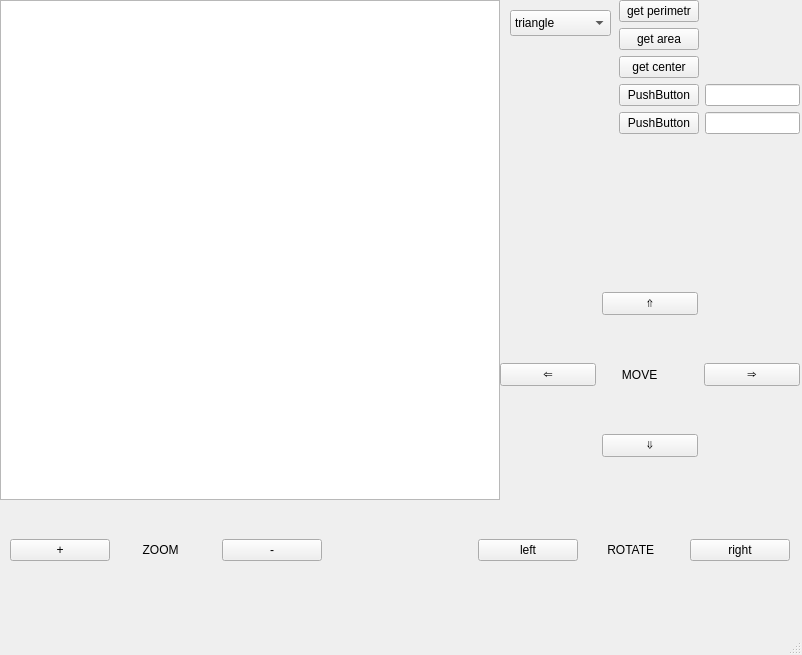
<?xml version="1.0" encoding="UTF-8"?>
<ui version="4.0">
 <class>MainWindow</class>
 <widget class="QMainWindow" name="MainWindow">
  <property name="geometry">
   <rect>
    <x>0</x>
    <y>0</y>
    <width>802</width>
    <height>655</height>
   </rect>
  </property>
  <property name="windowTitle">
   <string>MainWindow</string>
  </property>
  <widget class="QWidget" name="centralwidget">
   <widget class="QComboBox" name="comboBox">
    <property name="geometry">
     <rect>
      <x>510</x>
      <y>10</y>
      <width>101</width>
      <height>26</height>
     </rect>
    </property>
    <property name="maxVisibleItems">
     <number>11</number>
    </property>
    <item>
     <property name="text">
      <string>triangle</string>
     </property>
    </item>
    <item>
     <property name="text">
      <string>canve</string>
     </property>
    </item>
    <item>
     <property name="text">
      <string>circle</string>
     </property>
    </item>
    <item>
     <property name="text">
      <string>ellips</string>
     </property>
    </item>
    <item>
     <property name="text">
      <string>rhombus</string>
     </property>
    </item>
    <item>
     <property name="text">
      <string>rectangle</string>
     </property>
    </item>
    <item>
     <property name="text">
      <string>square</string>
     </property>
    </item>
    <item>
     <property name="text">
      <string>hexagon</string>
     </property>
    </item>
    <item>
     <property name="text">
      <string>5-pointed star</string>
     </property>
    </item>
    <item>
     <property name="text">
      <string>6-pointed star</string>
     </property>
    </item>
    <item>
     <property name="text">
      <string>8-pointed star</string>
     </property>
    </item>
   </widget>
   <widget class="QGraphicsView" name="graphicsView">
    <property name="geometry">
     <rect>
      <x>0</x>
      <y>0</y>
      <width>500</width>
      <height>500</height>
     </rect>
    </property>
    <property name="sizePolicy">
     <sizepolicy hsizetype="Fixed" vsizetype="Fixed">
      <horstretch>0</horstretch>
      <verstretch>0</verstretch>
     </sizepolicy>
    </property>
    <property name="tabletTracking">
     <bool>false</bool>
    </property>
    <property name="verticalScrollBarPolicy">
     <enum>Qt::ScrollBarAlwaysOff</enum>
    </property>
    <property name="horizontalScrollBarPolicy">
     <enum>Qt::ScrollBarAlwaysOff</enum>
    </property>
    <property name="sizeAdjustPolicy">
     <enum>QAbstractScrollArea::AdjustIgnored</enum>
    </property>
    <property name="sceneRect">
     <rectf>
      <x>0.000000000000000</x>
      <y>0.000000000000000</y>
      <width>0.000000000000000</width>
      <height>0.000000000000000</height>
     </rectf>
    </property>
   </widget>
   <widget class="QWidget" name="formWidget" native="true">
    <property name="geometry">
     <rect>
      <x>619</x>
      <y>0</y>
      <width>181</width>
      <height>251</height>
     </rect>
    </property>
    <layout class="QFormLayout" name="formLayout">
     <item row="1" column="0">
      <widget class="QPushButton" name="get_area">
       <property name="text">
        <string>get area</string>
       </property>
      </widget>
     </item>
     <item row="0" column="0">
      <widget class="QPushButton" name="get_perimetr">
       <property name="text">
        <string>get perimetr</string>
       </property>
      </widget>
     </item>
     <item row="0" column="1">
      <widget class="QLabel" name="perimetrLabel">
       <property name="text">
        <string/>
       </property>
      </widget>
     </item>
     <item row="1" column="1">
      <widget class="QLabel" name="areaLabel">
       <property name="text">
        <string/>
       </property>
      </widget>
     </item>
     <item row="2" column="0">
      <widget class="QPushButton" name="get_center">
       <property name="text">
        <string>get center</string>
       </property>
      </widget>
     </item>
     <item row="2" column="1">
      <widget class="QLabel" name="centerofgravity">
       <property name="text">
        <string/>
       </property>
      </widget>
     </item>
     <item row="3" column="0">
      <widget class="QPushButton" name="speshialButton1">
       <property name="text">
        <string>PushButton</string>
       </property>
      </widget>
     </item>
     <item row="4" column="0">
      <widget class="QPushButton" name="speshialButton2">
       <property name="text">
        <string>PushButton</string>
       </property>
      </widget>
     </item>
     <item row="3" column="1">
      <widget class="QLineEdit" name="parametr1"/>
     </item>
     <item row="4" column="1">
      <widget class="QLineEdit" name="parametr2">
       <property name="text">
        <string/>
       </property>
      </widget>
     </item>
    </layout>
   </widget>
   <widget class="QWidget" name="gridWidget" native="true">
    <property name="geometry">
     <rect>
      <x>500</x>
      <y>250</y>
      <width>300</width>
      <height>250</height>
     </rect>
    </property>
    <layout class="QGridLayout" name="gridLayout">
     <item row="0" column="1">
      <widget class="QPushButton" name="moveUp">
       <property name="text">
        <string>⇑</string>
       </property>
      </widget>
     </item>
     <item row="1" column="1">
      <widget class="QLabel" name="label">
       <property name="text">
        <string>      MOVE</string>
       </property>
      </widget>
     </item>
     <item row="1" column="0">
      <widget class="QPushButton" name="moveLeft">
       <property name="text">
        <string>⇐</string>
       </property>
      </widget>
     </item>
     <item row="1" column="2">
      <widget class="QPushButton" name="moveRigth">
       <property name="text">
        <string>⇒</string>
       </property>
      </widget>
     </item>
     <item row="2" column="1">
      <widget class="QPushButton" name="moveDown">
       <property name="text">
        <string>⇓</string>
       </property>
      </widget>
     </item>
    </layout>
   </widget>
   <widget class="QWidget" name="horizontalWidget" native="true">
    <property name="geometry">
     <rect>
      <x>0</x>
      <y>500</y>
      <width>800</width>
      <height>100</height>
     </rect>
    </property>
    <layout class="QHBoxLayout" name="horizontalLayout">
     <property name="leftMargin">
      <number>10</number>
     </property>
     <property name="rightMargin">
      <number>10</number>
     </property>
     <item>
      <widget class="QPushButton" name="zoomPlus">
       <property name="text">
        <string>+</string>
       </property>
      </widget>
     </item>
     <item>
      <widget class="QLabel" name="label_2">
       <property name="text">
        <string>        ZOOM</string>
       </property>
      </widget>
     </item>
     <item>
      <widget class="QPushButton" name="zoomMinus">
       <property name="text">
        <string>-</string>
       </property>
      </widget>
     </item>
     <item>
      <spacer name="horizontalSpacer">
       <property name="orientation">
        <enum>Qt::Horizontal</enum>
       </property>
       <property name="sizeType">
        <enum>QSizePolicy::Fixed</enum>
       </property>
       <property name="sizeHint" stdset="0">
        <size>
         <width>150</width>
         <height>20</height>
        </size>
       </property>
      </spacer>
     </item>
     <item>
      <widget class="QPushButton" name="rotateLeft">
       <property name="text">
        <string>left</string>
       </property>
      </widget>
     </item>
     <item>
      <widget class="QLabel" name="label_3">
       <property name="text">
        <string>       ROTATE</string>
       </property>
      </widget>
     </item>
     <item>
      <widget class="QPushButton" name="rotateRigth">
       <property name="text">
        <string>right</string>
       </property>
      </widget>
     </item>
    </layout>
   </widget>
   <widget class="QLabel" name="alarmLabel">
    <property name="geometry">
     <rect>
      <x>510</x>
      <y>210</y>
      <width>281</width>
      <height>31</height>
     </rect>
    </property>
    <property name="text">
     <string/>
    </property>
   </widget>
   <widget class="QFrame" name="frame">
    <property name="geometry">
     <rect>
      <x>0</x>
      <y>0</y>
      <width>500</width>
      <height>500</height>
     </rect>
    </property>
    <property name="frameShape">
     <enum>QFrame::StyledPanel</enum>
    </property>
    <property name="frameShadow">
     <enum>QFrame::Raised</enum>
    </property>
   </widget>
   <zorder>graphicsView</zorder>
   <zorder>comboBox</zorder>
   <zorder>formWidget</zorder>
   <zorder>gridWidget</zorder>
   <zorder>horizontalWidget</zorder>
   <zorder>alarmLabel</zorder>
   <zorder>frame</zorder>
  </widget>
  <widget class="QMenuBar" name="menubar">
   <property name="geometry">
    <rect>
     <x>0</x>
     <y>0</y>
     <width>802</width>
     <height>26</height>
    </rect>
   </property>
  </widget>
  <widget class="QStatusBar" name="statusbar"/>
 </widget>
 <resources/>
 <connections/>
</ui>
